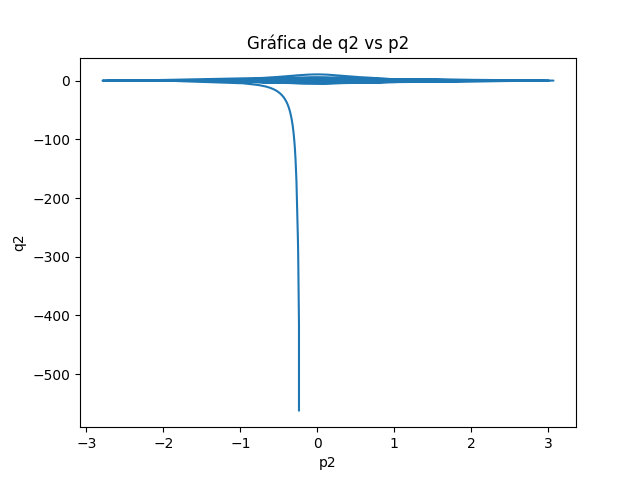

The script that saved this image:
import numpy as np
import matplotlib.pyplot as plt

q2 = np.genfromtxt("caos.dat", usecols = (0))
p2 = np.genfromtxt("caos.dat", usecols = (1))

plt.plot(p2,q2)
plt.title("Gráfica de q2 vs p2")
plt.ylabel("q2")
plt.xlabel("p2")
plt.savefig("caos.pdf")
